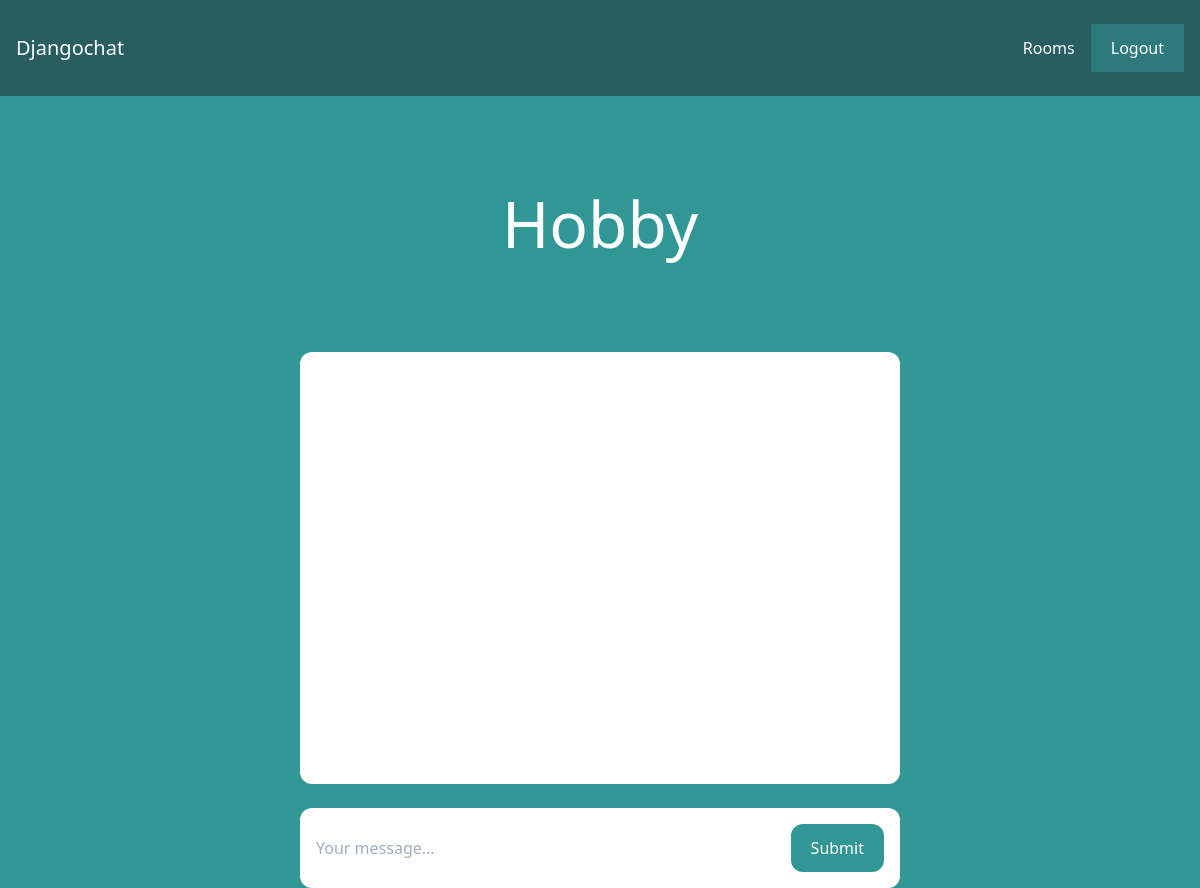
Page /rooms/Hooby/ (signed in) on the earlier database version.
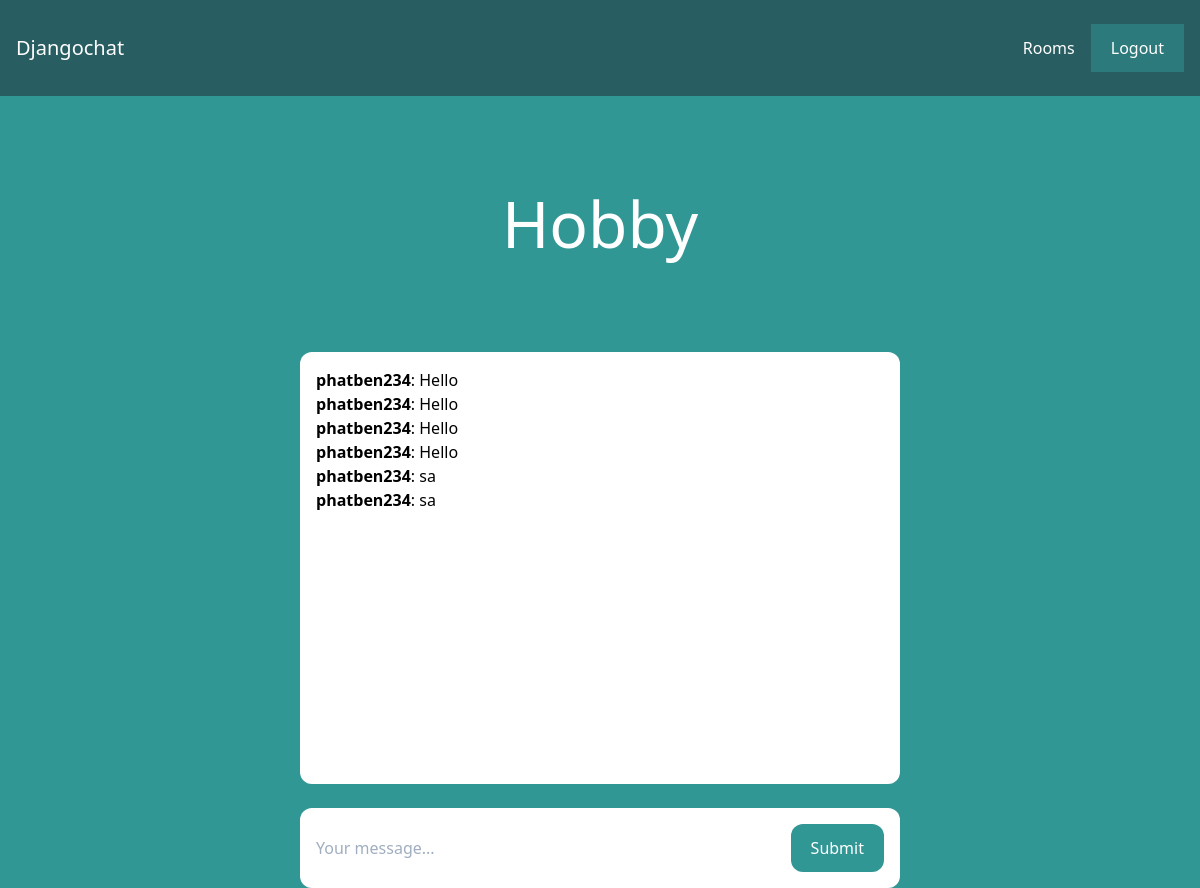
Same page on the later database version.
### room/models.py (models this page shows)
class Room(models.Model):
    name = models.CharField(max_length=255)
    slug = models.SlugField(unique=True)

class Message(models.Model):
    room = models.ForeignKey(Room, related_name='messages', on_delete=models.CASCADE)
    user = models.ForeignKey(User, related_name='messages', on_delete=models.CASCADE)
    content = models.TextField()
    date_added = models.DateTimeField(auto_now_add=True)
    class Meta:
        ordering = ('date_added',)

### room/views.py (the view)
# urls.py: path('rooms/', include('room.urls')),
@login_required
def room(request, slug):
    room = Room.objects.get(slug=slug)
    messages = Message.objects.filter(room=room).order_by('-date_added')[0:25][::-1]
    return render(request, 'room/room.html', {'room': room, 'messages':messages})

### room/templates/room/room.html (shortened to what this page needs)
{% extends 'core/base.html' %}
{% block content %}
<div class="p-10 lg:p-20 text-center">
    <h1 class="text-3xl lg:text-6xl text-white">{{ room.name }}</h1>
</div>
<div class="lg:w-2/4 mx-4 lg:mx-auto p-4 bg-white rounded-xl">
    <div class="chat-messages space-y-3" id="chat-messages">
        {% for m in messages %}<b>{{ m.user.username }}</b>: {{ m.content }}<br>{% endfor %}
    </div>
</div>
<div class="lg:w-2/4 mt-6 mx-4 lg:mx-auto p-4 bg-white rounded-xl">
    <form method="post" action="." class="flex">
        <input type="text" name="content" class="flex-1 mr-3" placeholder="Your message..." id="chat-message-input">
        <button
            class="px-5 py-3 rounded-xl text-white bg-teal-600 hover:bg-teal-700"
            id="chat-message-submit"
        >Submit</button>
    </form>
</div>
{% endblock %}

### core/templates/core/base.html (shortened to what this page needs)
<!DOCTYPE html>
<html lang="en">
  <head>
    <link
      href="https://unpkg.com/tailwindcss@^1.0/dist/tailwind.min.css"
      rel="stylesheet"
    />
  </head>
  <body class="bg-teal-600">
    <nav class="flex items-center justify-between px-4 py-6 bg-teal-800">
      <div>
        <a href="/" class="text-xl text-white">Djangochat</a>
      </div>
      <div class="flex items-center space-x-4">
        {% if request.user.is_authenticated %}
          <a href="/rooms/" class="text-white hover:text-gray-200">Rooms</a>
          <a
            href="/logout/"
            class="px-5 py-3 rounde-xl text-white bg-teal-600 hover: bg-teal-700"
            >Logout</a>
        {% else %}
          <a href="/login/" class="text-white hover:text-gray-200">Log In</a>
          <a
            href="/signup/"
            class="px-5 py-3 rounde-xl text-white bg-teal-600 hover: bg-teal-700"
            >Sign Up</a>
        {% endif %}
      </div>
    </nav>
    {% block content %}
    {% endblock %}
  </body>
</html>

### core/templates/core/base.html (style rules this page uses)
.chat-messages { height: 400px; overflow-y: auto; }

Differences in the rows shown:
added Message: user.username "phatben234", content "Hello"
added Message: user.username "phatben234", content "Hello"
added Message: user.username "phatben234", content "Hello"
added Message: user.username "phatben234", content "Hello"
added Message: user.username "phatben234", content "sa"
added Message: user.username "phatben234", content "sa"
